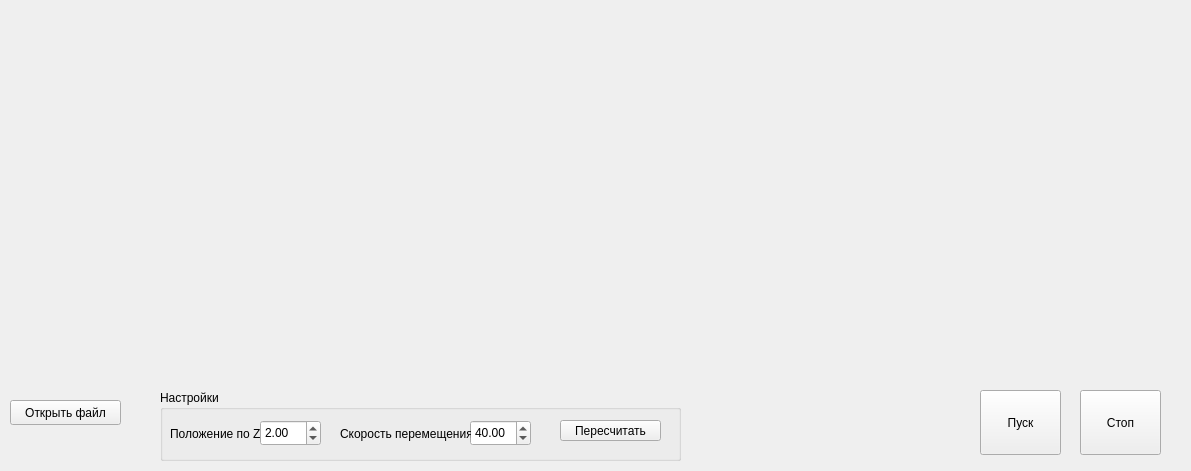
<?xml version="1.0" encoding="UTF-8"?>
<ui version="4.0">
 <class>drillWidget</class>
 <widget class="QWidget" name="drillWidget">
  <property name="geometry">
   <rect>
    <x>0</x>
    <y>0</y>
    <width>1191</width>
    <height>471</height>
   </rect>
  </property>
  <property name="windowTitle">
   <string>Form</string>
  </property>
  <widget class="QGroupBox" name="groupBox">
   <property name="geometry">
    <rect>
     <x>160</x>
     <y>390</y>
     <width>521</width>
     <height>71</height>
    </rect>
   </property>
   <property name="title">
    <string>Настройки</string>
   </property>
   <widget class="QDoubleSpinBox" name="zPosSpinBox">
    <property name="geometry">
     <rect>
      <x>100</x>
      <y>30</y>
      <width>61</width>
      <height>26</height>
     </rect>
    </property>
    <property name="maximum">
     <double>10.000000000000000</double>
    </property>
    <property name="value">
     <double>2.000000000000000</double>
    </property>
   </widget>
   <widget class="QLabel" name="label">
    <property name="geometry">
     <rect>
      <x>10</x>
      <y>35</y>
      <width>121</width>
      <height>17</height>
     </rect>
    </property>
    <property name="text">
     <string>Положение по Z</string>
    </property>
   </widget>
   <widget class="QPushButton" name="reParseButton">
    <property name="geometry">
     <rect>
      <x>400</x>
      <y>30</y>
      <width>101</width>
      <height>21</height>
     </rect>
    </property>
    <property name="text">
     <string>Пересчитать</string>
    </property>
   </widget>
   <widget class="QDoubleSpinBox" name="moveSpinBox">
    <property name="geometry">
     <rect>
      <x>310</x>
      <y>30</y>
      <width>61</width>
      <height>26</height>
     </rect>
    </property>
    <property name="value">
     <double>40.000000000000000</double>
    </property>
   </widget>
   <widget class="QLabel" name="label_4">
    <property name="geometry">
     <rect>
      <x>180</x>
      <y>35</y>
      <width>131</width>
      <height>17</height>
     </rect>
    </property>
    <property name="text">
     <string>Скорость перемещения</string>
    </property>
   </widget>
  </widget>
  <widget class="viewWidget" name="vWidget" native="true">
   <property name="geometry">
    <rect>
     <x>260</x>
     <y>10</y>
     <width>901</width>
     <height>371</height>
    </rect>
   </property>
  </widget>
  <widget class="gCodeEditWidget" name="gCodeTextEdit" native="true">
   <property name="geometry">
    <rect>
     <x>10</x>
     <y>10</y>
     <width>231</width>
     <height>371</height>
    </rect>
   </property>
  </widget>
  <widget class="QPushButton" name="openFileButton">
   <property name="geometry">
    <rect>
     <x>10</x>
     <y>400</y>
     <width>111</width>
     <height>25</height>
    </rect>
   </property>
   <property name="text">
    <string>Открыть файл</string>
   </property>
  </widget>
  <widget class="QPushButton" name="runButton">
   <property name="geometry">
    <rect>
     <x>980</x>
     <y>390</y>
     <width>81</width>
     <height>65</height>
    </rect>
   </property>
   <property name="text">
    <string>Пуск</string>
   </property>
  </widget>
  <widget class="QPushButton" name="stopButton">
   <property name="geometry">
    <rect>
     <x>1080</x>
     <y>390</y>
     <width>81</width>
     <height>65</height>
    </rect>
   </property>
   <property name="text">
    <string>Стоп</string>
   </property>
  </widget>
 </widget>
 <customwidgets>
  <customwidget>
   <class>viewWidget</class>
   <extends>QWidget</extends>
   <header location="global">widgets/viewwidget.h</header>
   <container>1</container>
  </customwidget>
  <customwidget>
   <class>gCodeEditWidget</class>
   <extends>QWidget</extends>
   <header location="global">widgets/gcodeeditwidget.h</header>
   <container>1</container>
  </customwidget>
 </customwidgets>
 <resources/>
 <connections/>
</ui>
